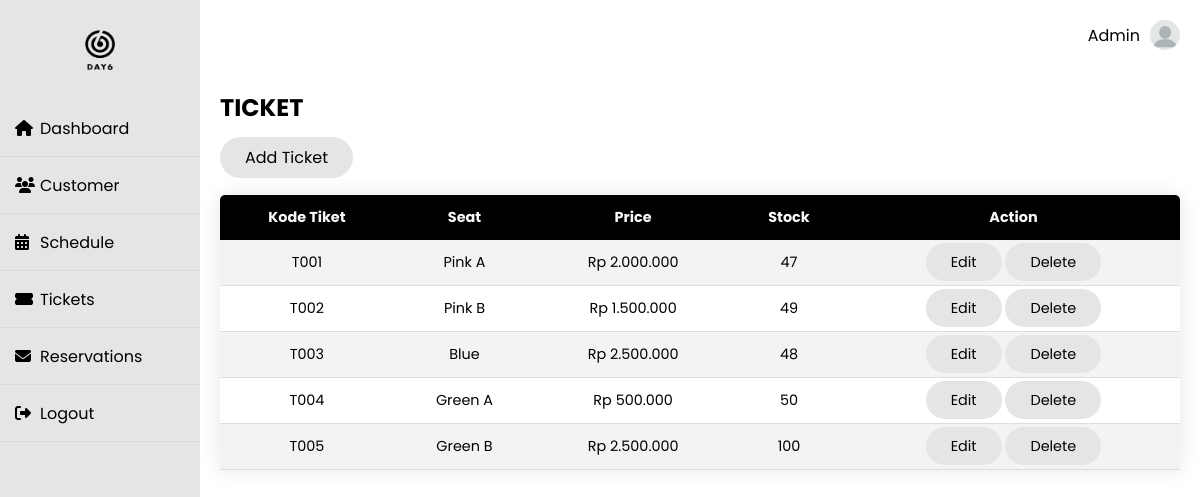
Screenshot of /ticket.php (signed in) with the database file from the repository.
### tables this page shows
CREATE TABLE `tiket` (
  `kode_tiket` varchar(4) NOT NULL,
  `seat` varchar(10) NOT NULL,
  `price` int(11) NOT NULL,
  `stock` int(3) NOT NULL
);

### koneksi.php (called while the page is built, shortened)
<?php
    function rupiah($angka){
        $hasil_rupiah = "Rp " . number_format($angka,0,',','.');
        return $hasil_rupiah;
    }
?>

### ticket.php (the view, shortened to what this page needs)
<?php
include "koneksi.php";
?>
<!DOCTYPE html>
<html>
<head>
    <link rel="stylesheet" type="text/css" href="css/ticket.css">
</head>
<body>
    <div class="wrapper">
        <div class="sidebar">
            <img class="logo" src="img/logo.png" alt="logo">
            <ul>
                <li><a href="dashboard.php"><i class="fas fa-home"></i>Dashboard</a></li>
                <li><a href="customer.php"><i class="fas fa-users"></i>Customer</a></li>
                <li><a href="schedule.php"><i class="fas fa-calendar-alt"></i>Schedule</a></li>
                <li><a href="ticket.php"><i class="fas fa-ticket-alt"></i>Tickets</a></li>
                <li><a href="reservasi_admin.php"><i class="fas fa-envelope"></i>Reservations</a></li>
                <li><a href="logout.php"><i class="fas fa-sign-out-alt"></i>Logout</a></li>
            </ul>
        </div>
        <div class="main_content">
            <div class="header">
                Admin
                <img src="img/profile.jpg" alt=""></a>
            </div>
            <div class="content">
                <div class="title">
                    <h2>TICKET</h2>
                </div>
                <a href="add_ticket.php" class="button">Add Ticket</a>
                <table class="content-table" width="100%">
                    <thead>
                        <tr>
                            <th>Kode Tiket</th>
                            <th>Seat</th>
                            <th>Price</th>
                            <th>Stock</th>
                            <th>Action</th>
                        </tr>
                    </thead>
                    <tbody>
                        <?php
                        $query = mysqli_query($koneksi, "select * from tiket");
                        while ($ambil_data = mysqli_fetch_array($query)) {
                        ?>
                            <tr>
                                <td><?php echo $ambil_data['kode_tiket'] ?></td>
                                <td><?php echo $ambil_data['seat'] ?></td>
                                <td><?php echo rupiah($ambil_data['price']); ?></td>
                                <td><?php echo $ambil_data['stock'] ?></td>
                                <td>
                                    <a href="edit_ticket.php?id=<?php echo $ambil_data['kode_tiket'] ?>" class="button">Edit</a>
                                    <a href="hapus_ticket.php?id=<?php echo $ambil_data['kode_tiket'] ?>" class="button" onclick="return confirm ('Yakin dihapus?');">Delete</a>
                                </td>
                            </tr>
                        <?php
                        }
                        ?>
                    </tbody>
                </table>
            </div>
        </div>
    </div>
</body>
</html>

### css/ticket.css (style rules this page uses)
* { margin: 0; padding: 0; box-sizing: border-box; list-style: none; text-decoration: none; font-family: 'Poppins', sans-serif; }
.logo { cursor: pointer; width: 30px; height: 40px; }
img { width: 30px; height: 30px; }
.header { display: flex; justify-content: flex-end; align-items: center; font-family: 'Poppins', sans-serif; }
.header img { border-radius: 50%; margin-left: 10px; }
.wrapper { display: flex; position: relative; }
.wrapper .sidebar { position: fixed; width: 200px; height: 100%; background: #E5E5E5; padding: 30px 0; }
.wrapper .sidebar .logo { display: block; margin-left: auto; margin-right: auto; margin-bottom: 30px; }
.wrapper .sidebar ul li { padding: 15px; border-bottom: 1px solid rgba(0, 0, 0, 0.05); border-top: 1px solid rgba(225, 225, 225, 0.05); }
.wrapper .sidebar ul li a { color: black; display: block; }
.wrapper .sidebar ul li a .fas { width: 25px; }
.wrapper .main_content { width: 100%; margin-left: 200px; }
.wrapper .main_content .header { padding: 20px; }
.wrapper .main_content .content { margin: 20px; }
.button { padding: 9px 25px; background-color: #e5e5e5 ; border: none; border-radius: 50px; cursor: pointer; transition: all 0.3s ease 0s; color: black; }
.content .title { margin-bottom: 20px; }
.content-table { font-family: 'Poppins', sans-serif; border-collapse: collapse; margin: 25px 0; font-size: 0.9em; min-width: 400px; border-radius: 5px 5px 0 0; overflow: hidden; box-shadow: 0 0 20px rgba(0, 0, 0, 0.1); }
.content-table thead tr { background-color: #000000; color: #f8f8f8; text-align: center; font-weight: bold; }
.content-table th, .content-table td { padding: 12px 15px; text-align: center; }
.content-table tbody tr { border-bottom: 1px solid #dddddd; }
.content-table tbody tr:nth-last-of-type(odd) { background-color: #f3f3f3; }

### rows the page displays
tiket: kode_tiket "T001", seat "Pink A", price "Rp 2.000.000", stock "47"
tiket: kode_tiket "T002", seat "Pink B", price "Rp 1.500.000", stock "49"
tiket: kode_tiket "T003", seat "Blue", price "Rp 2.500.000", stock "48"
tiket: kode_tiket "T004", seat "Green A", price "Rp 500.000", stock "50"
tiket: kode_tiket "T005", seat "Green B", price "Rp 2.500.000", stock "100"
